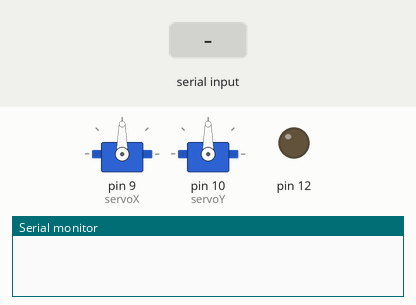
Bench run of a sketch on a simulated Arduino Uno, built with avr-gcc and run on an emulated ATmega328P. On the bench: 2 × servo, output pins drawn as LEDs (lit = HIGH), the last lines printed to the serial monitor. Inputs (shaded band) come from the test bench.

Above: at 1.2 s.
1.3 s: "s" received over Serial
At 1.45 s:
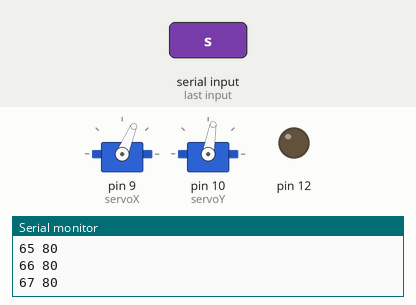
4.3 s: "l" received over Serial
At 5.8 s:
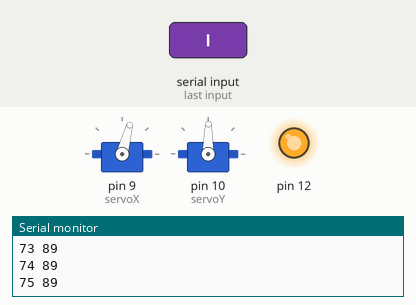
6.3 s: "h" received over Serial
At 7.3 s:
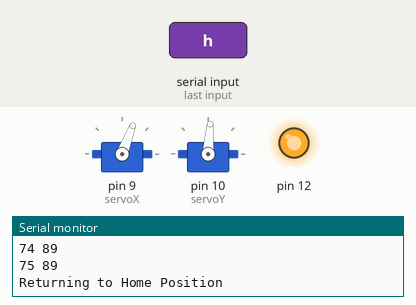
Timing chart, 0 to 9.3 s (numbered marks = the images above; inputs shaded):
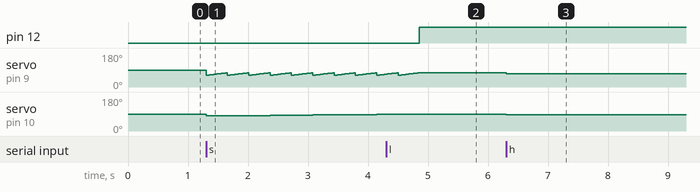

Measured:
- after the input at 4.3 s, pin 12: LOW → HIGH after 0.56 s
- after the input at 6.3 s, servo on pin 9 (servoX): 75° → 69° at once; servo on pin 10 (servoY): 89° → 86° at once

The sketch:

MicroController.ino
```cpp
#include <Servo.h>
#include <math.h>

#define X_MIN 62
#define X_MAX 76

#define Y_MIN 80
#define Y_MAX 90

Servo servoX;
Servo servoY;

int pos = 90;

char ch;

void setup() {
  servoX.attach(9);
  servoY.attach(10);

  Serial.begin(115200);

  pinMode(12, OUTPUT);
  analogWrite(12, 0);

}

void loop() {
  if (Serial.available()) {
    ch = Serial.read();
    if (ch == 'l') {
        analogWrite(12, 255);
    }
      if (ch == 'o') {
        analogWrite(12, 0);
    }
    if (ch == 's') {
      Serial.println("Scanning");
      for (int y = Y_MIN; y < Y_MAX; y++) {

        for (int x = X_MIN; x < X_MAX; x++) {

          servoX.write(x);
          Serial.print(x);
          Serial.print(" ");

          servoY.write(y);
          Serial.println(y);
          delay(25);


        }
      }

    }
    if (ch == 'h') {
      Serial.println("Returning to Home Position");
      servoX.write(69);
      servoY.write(86);
    }


  }
  //double circleSpeed = 200.0;
  //servoX.write(20*(sin(millis()/circleSpeed) + 1)+40);
  //servoX.write(100);//

  //76 to 62 deg middle is 69
  //96 to 76 for Y, middle is about 86
}
```
